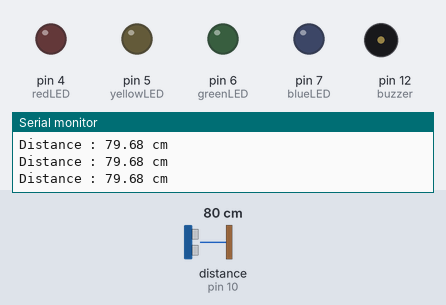
Recording of a sketch running on a simulated Arduino Uno, built with avr-gcc and run on an emulated ATmega328P. Shown: output pins drawn as LEDs (lit = HIGH), buzzer (waves = sounding, pin HIGH), the last lines printed to the serial monitor. Wiring (inferred from the names in the program): ultrasonic range finder: trigger pin 9; echo pin 10. The test bench sets the inputs (shaded band); at power-on: distance to the obstacle (sensor on pin 10) 80 cm. The echo pulse lasts 58.3 µs per cm; pins used as bus, display or sensor lines are not drawn.

Above: at 1.2 s.
1.3 s: distance to the obstacle (sensor on pin 10) set to 45 cm
4.3 s: distance to the obstacle (sensor on pin 10) set to 36 cm
At 5.0 s:
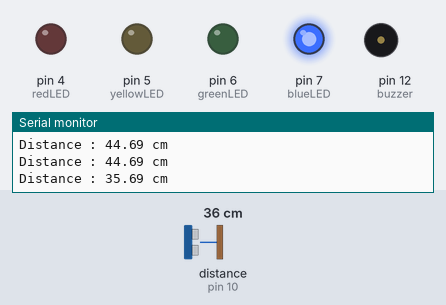
7.3 s: distance to the obstacle (sensor on pin 10) set to 28 cm
At 7.98 s:
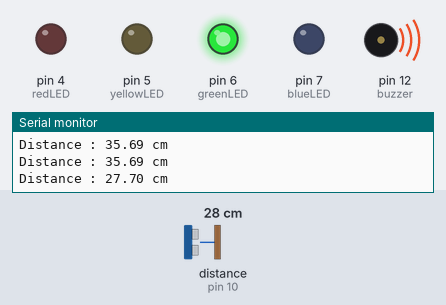
10.3 s: distance to the obstacle (sensor on pin 10) set to 23 cm
13.3 s: distance to the obstacle (sensor on pin 10) set to 18 cm
At 13.76 s:
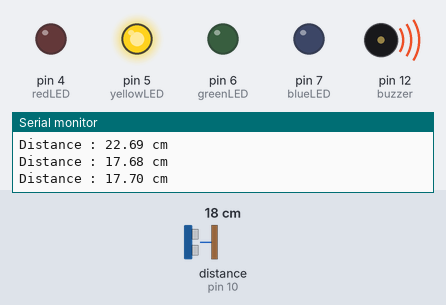
16.3 s: distance to the obstacle (sensor on pin 10) set to 2 cm
At 16.58 s:
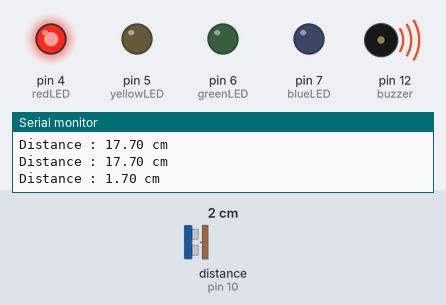
Timing chart, 0 to 20.3 s (numbered marks = the images above; inputs shaded):
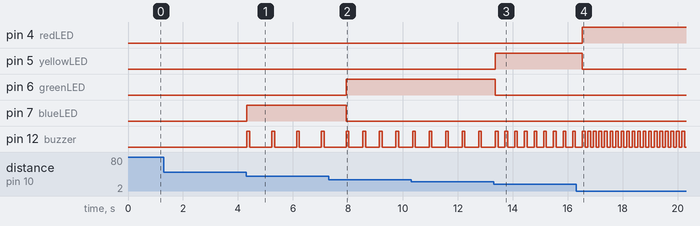

Measured:
- the behaviour switches between 41 and 40 cm on distance to the obstacle (sensor on pin 10) (found by bisection; images 0 and 1)
- the behaviour switches between 31 and 30 cm on distance to the obstacle (sensor on pin 10) (found by bisection; images 1 and 2)
- the behaviour switches between 21 and 20 cm on distance to the obstacle (sensor on pin 10) (found by bisection; images 2 and 3)
- after the input at 4.3 s, pin 7 (blueLED): LOW → HIGH at once; pin 12 (buzzer): alternates HIGH for 0.10 s and LOW for 0.80 s, starting at once
- after the input at 7.3 s, pin 6 (greenLED): LOW → HIGH after 0.64 s; pin 7 (blueLED): HIGH → LOW after 0.64 s; pin 12 (buzzer): alternates HIGH for 0.10 s and LOW for 0.50 s, starting after 1.2 s
- after the input at 13.3 s, pin 5 (yellowLED): LOW → HIGH after 0.06 s; pin 6 (greenLED): HIGH → LOW after 0.06 s; pin 12 (buzzer): alternates HIGH for 0.10 s and LOW for 0.25 s, starting after 0.41 s
- after the input at 16.3 s, pin 4 (redLED): LOW → HIGH after 0.23 s; pin 5 (yellowLED): HIGH → LOW after 0.23 s; pin 12 (buzzer): alternates HIGH for 0.10 s and LOW for 0.10 s, starting after 0.43 s

The sketch:

Parking-logic.ino
```cpp
const int trigPin = 9;
const int echoPin = 10;

const int redLED = 4;
const int yellowLED = 5;
const int greenLED = 6;
const int blueLED = 7;

const int buzzer = 12;

long duration;
float distance;

void setup()
{
  pinMode(trigPin, OUTPUT);
  pinMode(echoPin, INPUT);

  pinMode(redLED, OUTPUT);
  pinMode(yellowLED, OUTPUT);
  pinMode(greenLED, OUTPUT);
  pinMode(blueLED, OUTPUT);

  pinMode(buzzer, OUTPUT);

  Serial.begin(9600);
}

void loop()
{
  // Trigger the ultrasonic sensor
  digitalWrite(trigPin, LOW);
  delayMicroseconds(2);

  digitalWrite(trigPin, HIGH);
  delayMicroseconds(10);

  digitalWrite(trigPin, LOW);

  // Read Echo Time
  duration = pulseInLong(echoPin, HIGH, 30000);

  // If no echo is received
  if (duration == 0)
  {
    distance = 999;
  }
  else
  {
    distance = duration * 0.0343 / 2;
  }

  // Display Distance
  Serial.print("Distance : ");
  Serial.print(distance);
  Serial.println(" cm");

  // Turn OFF all LEDs and buzzer
  digitalWrite(redLED, LOW);
  digitalWrite(yellowLED, LOW);
  digitalWrite(greenLED, LOW);
  digitalWrite(blueLED, LOW);
  digitalWrite(buzzer, LOW);

  // ---------- Distance Conditions ----------

  if (distance <= 10)
  {
    digitalWrite(redLED, HIGH);

    digitalWrite(buzzer, HIGH);
    delay(100);
    digitalWrite(buzzer, LOW);
    delay(100);
  }

  else if (distance <= 20)
  {
    digitalWrite(yellowLED, HIGH);

    digitalWrite(buzzer, HIGH);
    delay(100);
    digitalWrite(buzzer, LOW);
    delay(250);
  }

  else if (distance <= 30)
  {
    digitalWrite(greenLED, HIGH);

    digitalWrite(buzzer, HIGH);
    delay(100);
    digitalWrite(buzzer, LOW);
    delay(500);
  }

  else if (distance <= 40)
  {
    digitalWrite(blueLED, HIGH);

    digitalWrite(buzzer, HIGH);
    delay(100);
    digitalWrite(buzzer, LOW);
    delay(800);
  }

  else
  {
    // More than 40 cm
    // All LEDs and buzzer remain OFF
  }
}
```
